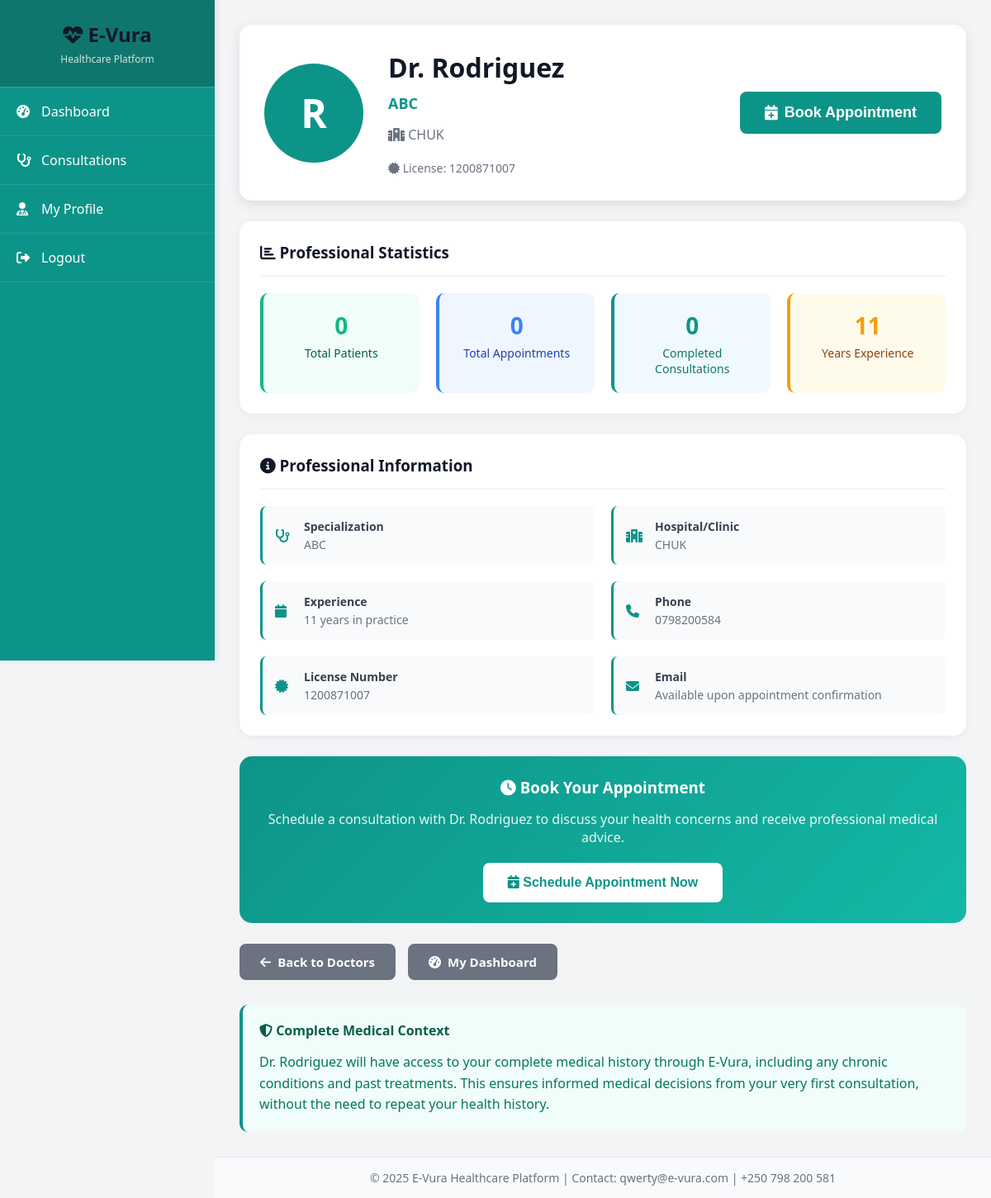
The app's page /doctor/1/profile (signed in) with its own data.
### app.py (models this page shows)
class Doctor(db.Model):
    id = db.Column(db.Integer, primary_key=True)
    username = db.Column(db.String(100), unique=True, nullable=False)
    email = db.Column(db.String(120), unique=True, nullable=False)
    password = db.Column(db.String(200), nullable=False)
    phone = db.Column(db.String(20))
    specialization = db.Column(db.String(100))
    license_number = db.Column(db.String(50))
    hospital = db.Column(db.String(200))
    years_experience = db.Column(db.Integer)
    created_at = db.Column(db.DateTime, default=datetime.utcnow)
    appointments = db.relationship('Appointment', backref='doctor', lazy=True, foreign_keys='Appointment.doctor_id')
    records = db.relationship('MedicalRecord', backref='doctor', lazy=True)

### app.py (the view)
@app.route('/doctor/<int:doctor_id>/profile')
@login_required
def view_doctor_profile(doctor_id):
    doctor = Doctor.query.get_or_404(doctor_id)
    total_patients = Patient.query.join(Appointment).filter(Appointment.doctor_id == doctor_id).distinct().count()
    total_appointments = Appointment.query.filter_by(doctor_id=doctor_id).count()
    completed_appointments = Appointment.query.filter_by(doctor_id=doctor_id, status='completed').count()
    return render_template('view_doctor_profile.html', doctor=doctor,
                         total_patients=total_patients, total_appointments=total_appointments,
                         completed_appointments=completed_appointments)

### app.py (called while the page is built)
def login_required(f):
    @wraps(f)
    def decorated_function(*args, **kwargs):
        if 'user_id' not in session or 'user_type' not in session:
            flash('Please log in to access this page.', 'warning')
            return redirect(url_for('login'))
        return f(*args, **kwargs)
    return decorated_function

### templates/view_doctor_profile.html (shortened to what this page needs)
{% extends "base.html" %}
{% block content %}
<div style="background: white; border-radius: 15px; padding: 30px; margin-bottom: 25px; box-shadow: 0 4px 15px rgba(0,0,0,0.1); display: flex; align-items: center; gap: 30px; flex-wrap: wrap;">
    <div style="width: 120px; height: 120px; border-radius: 50%; background: #0d9488; display: flex; align-items: center; justify-content: center; font-size: 48px; font-weight: bold; color: white; flex-shrink: 0;">
        {{ doctor.username[0]|upper }}
    </div>
    <div style="flex: 1;">
        <h1 style="font-size: 32px; color: #111827; margin-bottom: 10px;">Dr. {{ doctor.username }}</h1>
        <div style="color: #0d9488; font-size: 18px; font-weight: 600; margin-bottom: 15px;">
            {{ doctor.specialization or 'General Practice' }}
        </div>
        <div style="color: #6b7280; font-size: 16px; margin-bottom: 20px;">
            <i class="fas fa-hospital"></i> {{ doctor.hospital or 'Private Practice' }}
        </div>
        {% if doctor.license_number %}
        <div style="color: #6b7280; font-size: 14px;">
            <i class="fas fa-certificate"></i> License: {{ doctor.license_number }}
        </div>
        {% endif %}
    </div>
    <div style="flex-shrink: 0;">
        <button onclick="showBookingModal()" class="btn btn-primary" style="padding: 15px 30px; font-size: 18px;">
            <i class="fas fa-calendar-plus"></i> Book Appointment
        </button>
    </div>
</div>
<div style="background: white; border-radius: 15px; padding: 25px; margin-bottom: 25px; box-shadow: 0 2px 10px rgba(0,0,0,0.05);">
    <h3 style="margin-bottom: 20px; color: #111827; padding-bottom: 15px; border-bottom: 2px solid #f3f4f6;">
        <i class="fas fa-chart-bar"></i> Professional Statistics
    </h3>
    <div style="display: grid; grid-template-columns: repeat(auto-fit, minmax(180px, 1fr)); gap: 20px;">
        <div style="text-align: center; padding: 20px; background: #f0fdfa; border-radius: 10px; border-left: 4px solid #10b981;">
            <div style="font-size: 28px; font-weight: bold; color: #10b981; margin-bottom: 5px;">{{ total_patients }}</div>
            <div style="color: #065f46; font-size: 14px;">Total Patients</div>
        </div>
        <div style="text-align: center; padding: 20px; background: #eff6ff; border-radius: 10px; border-left: 4px solid #3b82f6;">
            <div style="font-size: 28px; font-weight: bold; color: #3b82f6; margin-bottom: 5px;">{{ total_appointments }}</div>
            <div style="color: #1e40af; font-size: 14px;">Total Appointments</div>
        </div>
        <div style="text-align: center; padding: 20px; background: #f0f9ff; border-radius: 10px; border-left: 4px solid #0d9488;">
            <div style="font-size: 28px; font-weight: bold; color: #0d9488; margin-bottom: 5px;">{{ completed_appointments }}</div>
            <div style="color: #0f766e; font-size: 14px;">Completed Consultations</div>
        </div>
        <div style="text-align: center; padding: 20px; background: #fffbeb; border-radius: 10px; border-left: 4px solid #f59e0b;">
            <div style="font-size: 28px; font-weight: bold; color: #f59e0b; margin-bottom: 5px;">{{ doctor.years_experience or 0 }}</div>
            <div style="color: #92400e; font-size: 14px;">Years Experience</div>
        </div>
    </div>
</div>
<div style="background: white; border-radius: 15px; padding: 25px; margin-bottom: 25px; box-shadow: 0 2px 10px rgba(0,0,0,0.05);">
    <h3 style="color: #111827; margin-bottom: 20px; padding-bottom: 15px; border-bottom: 2px solid #f3f4f6;">
        <i class="fas fa-info-circle"></i> Professional Information
    </h3>
    <div style="display: grid; grid-template-columns: repeat(auto-fit, minmax(300px, 1fr)); gap: 20px;">
        <div style="display: flex; align-items: center; padding: 15px; background: #f9fafb; border-radius: 8px; border-left: 3px solid #0d9488;">
            <i class="fas fa-stethoscope" style="width: 20px; color: #0d9488; margin-right: 15px; font-size: 16px;"></i>
            <div>
                <h4 style="color: #374151; margin-bottom: 3px; font-size: 14px; font-weight: 600;">Specialization</h4>
                <p style="color: #6b7280; margin: 0; font-size: 14px;">{{ doctor.specialization or 'General Practice' }}</p>
            </div>
        </div>
        <div style="display: flex; align-items: center; padding: 15px; background: #f9fafb; border-radius: 8px; border-left: 3px solid #0d9488;">
            <i class="fas fa-hospital" style="width: 20px; color: #0d9488; margin-right: 15px; font-size: 16px;"></i>
            <div>
                <h4 style="color: #374151; margin-bottom: 3px; font-size: 14px; font-weight: 600;">Hospital/Clinic</h4>
                <p style="color: #6b7280; margin: 0; font-size: 14px;">{{ doctor.hospital or 'Private Practice' }}</p>
            </div>
        </div>
        {% if doctor.years_experience %}
        <div style="display: flex; align-items: center; padding: 15px; background: #f9fafb; border-radius: 8px; border-left: 3px solid #0d9488;">
            <i class="fas fa-calendar" style="width: 20px; color: #0d9488; margin-right: 15px; font-size: 16px;"></i>
            <div>
                <h4 style="color: #374151; margin-bottom: 3px; font-size: 14px; font-weight: 600;">Experience</h4>
                <p style="color: #6b7280; margin: 0; font-size: 14px;">{{ doctor.years_experience }} years in practice</p>
            </div>
        </div>
        {% endif %}
        {% if doctor.phone %}
        <div style="display: flex; align-items: center; padding: 15px; background: #f9fafb; border-radius: 8px; border-left: 3px solid #0d9488;">
            <i class="fas fa-phone" style="width: 20px; color: #0d9488; margin-right: 15px; font-size: 16px;"></i>
            <div>
                <h4 style="color: #374151; margin-bottom: 3px; font-size: 14px; font-weight: 600;">Phone</h4>
                <p style="color: #6b7280; margin: 0; font-size: 14px;">{{ doctor.phone }}</p>
            </div>
        </div>
        {% endif %}
        {% if doctor.license_number %}
        <div style="display: flex; align-items: center; padding: 15px; background: #f9fafb; border-radius: 8px; border-left: 3px solid #0d9488;">
            <i class="fas fa-certificate" style="width: 20px; color: #0d9488; margin-right: 15px; font-size: 16px;"></i>
            <div>
                <h4 style="color: #374151; margin-bottom: 3px; font-size: 14px; font-weight: 600;">License Number</h4>
                <p style="color: #6b7280; margin: 0; font-size: 14px;">{{ doctor.license_number }}</p>
            </div>
        </div>
        {% endif %}
        <div style="display: flex; align-items: center; padding: 15px; background: #f9fafb; border-radius: 8px; border-left: 3px solid #0d9488;">
            <i class="fas fa-envelope" style="width: 20px; color: #0d9488; margin-right: 15px; font-size: 16px;"></i>
            <div>
                <h4 style="color: #374151; margin-bottom: 3px; font-size: 14px; font-weight: 600;">Email</h4>
                <p style="color: #6b7280; margin: 0; font-size: 14px;">Available upon appointment confirmation</p>
            </div>
        </div>
    </div>
</div>
<div style="background: linear-gradient(135deg, #0d9488, #14b8a6); color: white; border-radius: 15px; padding: 25px; margin-bottom: 25px; text-align: center;">
    <h3 style="color: white; margin-bottom: 15px;">
        <i class="fas fa-clock"></i> Book Your Appointment
    </h3>
    <p style="margin-bottom: 20px; opacity: 0.9; font-size: 16px;">
        Schedule a consultation with Dr. {{ doctor.username }} to discuss your health concerns and receive professional medical advice.
    </p>
    <button onclick="showBookingModal()" style="background: white; color: #0d9488; border: none; padding: 15px 30px; border-radius: 8px; font-weight: 600; cursor: pointer; transition: all 0.3s; font-size: 16px; hover: box-shadow: 0 4px 15px rgba(0,0,0,0.2);">
        <i class="fas fa-calendar-plus"></i> Schedule Appointment Now
    </button>
</div>
<div style="display: flex; gap: 15px; margin-bottom: 30px;">
    <a href="{{ url_for('find_doctors') }}" class="btn btn-secondary">
        <i class="fas fa-arrow-left"></i> Back to Doctors
    </a>
    <a href="{{ url_for('patient_dashboard') }}" class="btn btn-secondary">
        <i class="fas fa-tachometer-alt"></i> My Dashboard
    </a>
</div>
<div style="background: #f0fdfa; border-left: 4px solid #0d9488; padding: 20px; border-radius: 10px;">
    <h4 style="color: #065f46; margin-bottom: 15px;"><i class="fas fa-shield-alt"></i> Complete Medical Context</h4>
    <p style="color: #047857; line-height: 1.6; margin: 0;">
        Dr. {{ doctor.username }} will have access to your complete medical history through E-Vura, including any chronic conditions
        and past treatments. This ensures informed medical decisions from your very first consultation, without the need to repeat your health history.
    </p>
</div>
{% endblock %}

### static/css/style.css (style rules this page uses)
* { margin: 0; padding: 0; box-sizing: border-box; }
body { font-family: 'Segoe UI', Tahoma, Geneva, Verdana, sans-serif; background: #f3f4f6; min-height: 100vh; }
.btn { padding: 12px 25px; border: none; border-radius: 8px; cursor: pointer; font-size: 15px; font-weight: 600; transition: all 0.3s ease; text-decoration: none; display: inline-flex; align-items: center; gap: 8px; justify-content: center; }
.btn-primary { background: #0d9488; color: white; }
.btn-secondary { background: #6b7280; color: white; }
h1, h2, h3, h4 { color: #111827; }

### records on screen
Doctor: username "R", username "Rodriguez", specialization "ABC", hospital "CHUK", license_number "1200871007", years_experience "11", phone "0798200584"

### other values on screen
{{ total_patients }} "0"
{{ total_appointments }} "0"
{{ completed_appointments }} "0"
